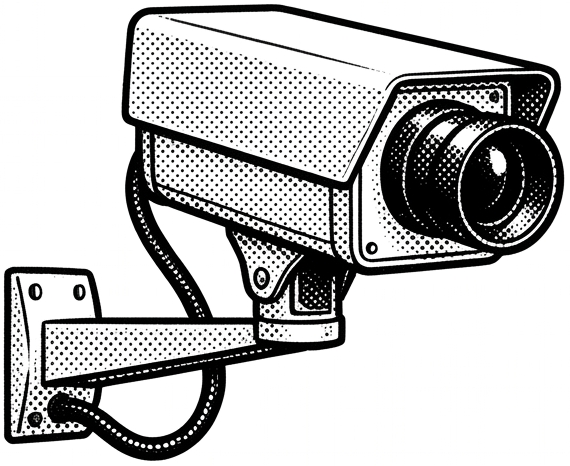
#> input picture assets/cut/cam_1.png, 570 x 466 px; its folder holds only this picture in this run
$ python cutcheck.py
#> lines starting #> are read from the running program, lines starting #| are printed output that depends on the picture
"""contact sheet of cut-outs over green, to judge mattes.  usage: cutcheck.py [glob]"""
import cv2, numpy as np, glob, os, sys
fs = sorted(glob.glob(sys.argv[1] if len(sys.argv) > 1 else 'assets/cut/*.png'))
tiles = []
for f in fs:
    im = cv2.imread(f, cv2.IMREAD_UNCHANGED); h, w = im.shape[:2]; s = 200 / max(h, w)
#> further down, im is the input picture: shape (466, 570, 4); mean B, G, R, A 192, 192.1, 192.1, 142.1
#> after `h, w = im.shape[:2]`: h = 466; w = 570
#> after `s = 200 / max(h, w)`: s = 0.351
    im = cv2.resize(im, (max(1, int(w * s)), max(1, int(h * s))), interpolation=cv2.INTER_AREA)
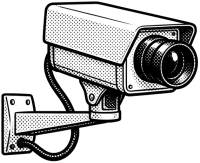
#> im: shape (163, 200, 4); mean B, G, R, A 192.1, 192.1, 192.1, 142.1
    bg = np.full((210, 210, 3), (90, 170, 90), np.uint8)
    a = im[:, :, 3:] / 255.0; y0 = (210 - im.shape[0]) // 2; x0 = (210 - im.shape[1]) // 2
#> after `a = im[:, :, 3:] / 255.0`:
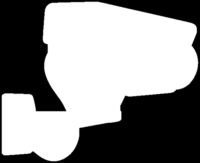
#> a: shape (163, 200, 1) float64; min 0, max 1, mean 0.557
#> after `y0 = (210 - im.shape[0]) // 2`: y0 = 23
#> after `x0 = (210 - im.shape[1]) // 2`: x0 = 5
    reg = bg[y0:y0 + im.shape[0], x0:x0 + im.shape[1]]
    reg[:] = (im[:, :, :3] * a + reg * (1 - a)).astype(np.uint8)
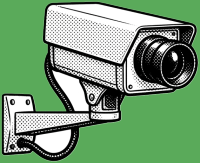
#> reg: shape (163, 200, 3); mean B, G, R 120.5, 155.9, 120.5
    cv2.putText(bg, os.path.basename(f)[:-4], (3, 205), 0, 0.4, (0, 0, 0), 1)
    tiles.append(bg)
while len(tiles) % 9: tiles.append(np.zeros_like(tiles[0]))
cv2.imwrite('work/cut_check.jpg', np.vstack([np.hstack(tiles[i:i + 9]) for i in range(0, len(tiles), 9)]))
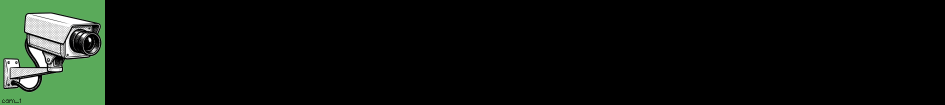
#> saved as cut_check.jpg: shape (210, 1890, 3) (shown at 1/2 size); mean B, G, R 12.5, 17.7, 12.5

$ run again, on assets/cut/cam_6.png
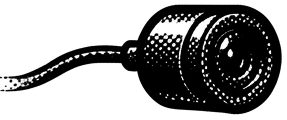
#> input picture assets/cut/cam_6.png, 287 x 120 px
#> im is the input picture: shape (120, 287, 4); mean B, G, R, A 152.6, 152.6, 152.6, 116.7
#> im: shape (83, 200, 4)
#> `reg[:] = (im[:, :, :3] * a + reg * (1 - a)).astype(np.uint8)`:
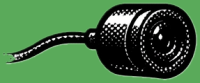
#> reg: shape (83, 200, 3); mean B, G, R 66.5, 109.9, 66.4
#> `cv2.imwrite('work/cut_check.jpg', np.vstack([np.hstack(tiles[i:i + 9])..`:
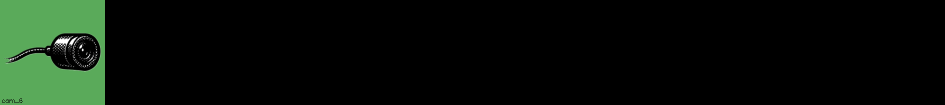
#> saved as cut_check.jpg: shape (210, 1890, 3) (shown at 1/2 size); mean B, G, R 9, 16.3, 9

$ run again, on assets/cut/cam_7.png
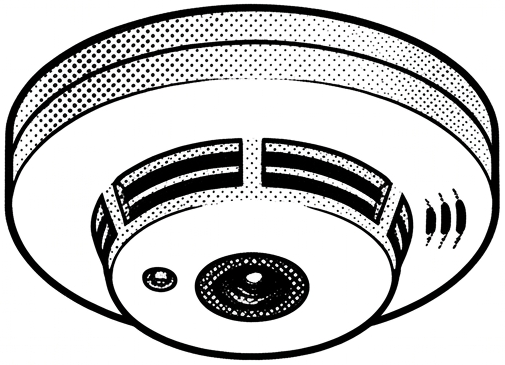
#> input picture assets/cut/cam_7.png, 505 x 365 px
#> im is the input picture: shape (365, 505, 4); mean B, G, R, A 201.5, 201.5, 201.5, 195.8
#> im: shape (144, 200, 4)
#> `a = im[:, :, 3:] / 255.0`:
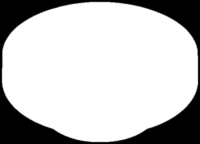
#> a: shape (144, 200, 1) float64; min 0, max 1, mean 0.768
#> `cv2.imwrite('work/cut_check.jpg', np.vstack([np.hstack(tiles[i:i + 9])..`:
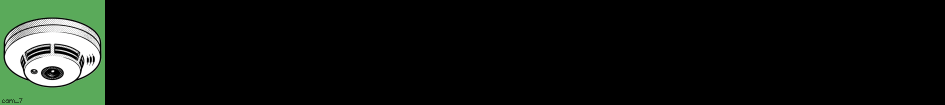
#> saved as cut_check.jpg: shape (210, 1890, 3) (shown at 1/2 size); mean B, G, R 15.4, 19.8, 15.4

$ run again, on assets/cut/cam_2.png
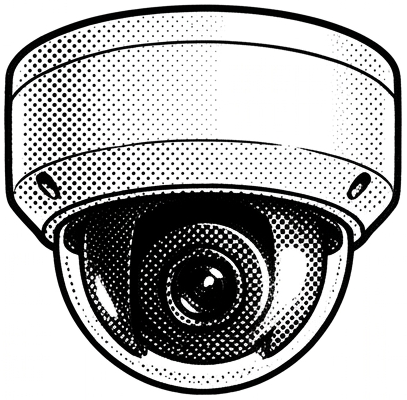
#> input picture assets/cut/cam_2.png, 407 x 400 px
#> im is the input picture: shape (400, 407, 4); mean B, G, R, A 178.3, 178.3, 178.3, 191.6
#> im: shape (196, 200, 4)
#> `cv2.imwrite('work/cut_check.jpg', np.vstack([np.hstack(tiles[i:i + 9])..`:
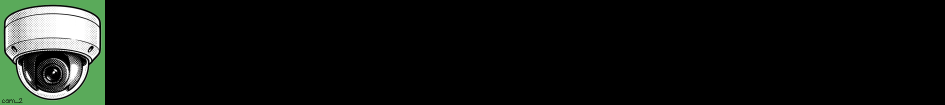
#> saved as cut_check.jpg: shape (210, 1890, 3) (shown at 1/2 size); mean B, G, R 14.8, 17.7, 14.8
